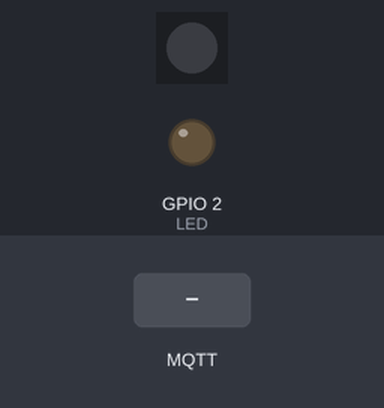
Bench run of a sketch on a simulated ESP32. Parts: 1 RGB LEDs in strip order, left to right, output pins drawn as LEDs (lit = HIGH). The inputs (shaded band) are chosen by the test bench. Dim RGB values are drawn brighter than linear; WiFi joins after 1.5 s; servers stay silent unless stated; no MQTT or app messages arrive unless stated; what the sketch prints to the serial monitor is not drawn.

Above: at 2.7 s.
2.8 s: MQTT message "2" arrives on the first subscribed topic
At 3.8 s:
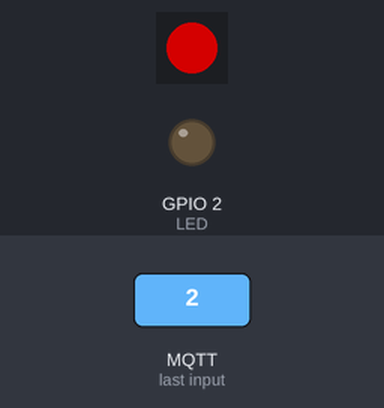
4.3 s: MQTT message "3" arrives on the first subscribed topic
At 4.9 s:
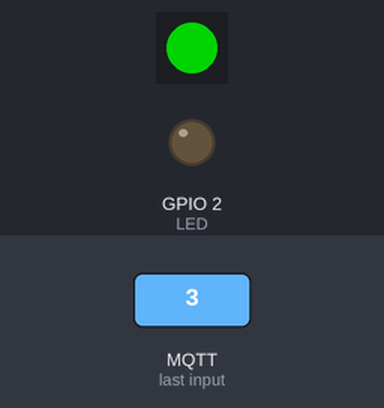
5.8 s: MQTT message "4" arrives on the first subscribed topic
At 6.1 s:
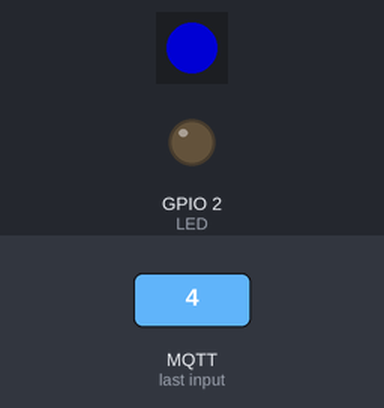
7.3 s: MQTT message "1" arrives on the first subscribed topic
At 8.4 s:
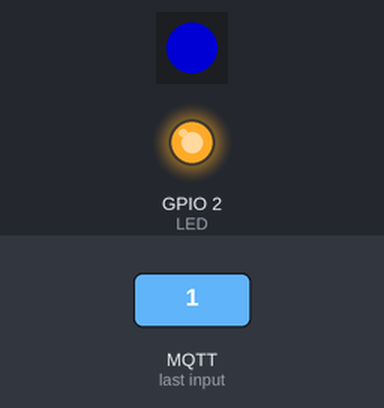
Timing chart, 0 to 9.8 s (numbered marks = the images above; inputs shaded):
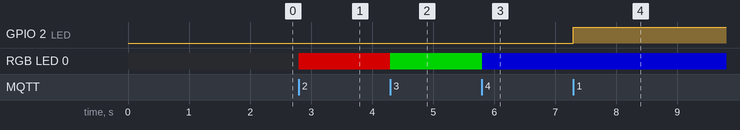

Measured:
- after the input at 2.8 s, RGB LED 0: off → RGB(128, 0, 0) at once
- after the input at 4.3 s, RGB LED 0: RGB(128, 0, 0) → RGB(0, 128, 0) at once
- after the input at 5.8 s, RGB LED 0: RGB(0, 128, 0) → RGB(0, 0, 128) at once
- after the input at 7.3 s, GPIO 2 (LED): LOW → HIGH at once

The sketch:

SMART_HOME_neo_pixel_Ws2812b_ota.ino
```cpp
// including libraries
#include <WiFi.h>
#include <PubSubClient.h>
#include <NeoPixelBus.h>

//OTA over the Air

#include <ESPmDNS.h>
#include <WiFiUdp.h>
#include <ArduinoOTA.h>


const uint16_t PixelCount = 1; // this example assumes 4 pixels, making it smaller will cause a failure
const uint8_t PixelPin = 4;  // make sure to set this to the correct pin, ignored for Esp8266

#define LED 2
#define colorSaturation 128

//Defining Pin for whic led is connected


//Defining MQTT Adafruit Keys
#define AIO_SERVER      "io.adafruit.com"
#define AIO_SERVERPORT  1883
#define AIO_USERNAME    "ankitkothari29"   // Change your key
#define AIO_KEY         "eaf8dc2d131e48b7b1d967b5f364fe15" // Change your key
#define AIO_FEED        "ankitkothari29/feeds/led"   // Change your key


//Defining WIFI Credentials
const char* ssid     = "ANKIT-Dlink_Network";
const char* password = "Compaq@8826";

WiFiClient espClient;
PubSubClient client(espClient);
NeoPixelBus<NeoGrbFeature, Neo800KbpsMethod> strip(PixelCount, PixelPin);


RgbColor red(colorSaturation, 0, 0);
RgbColor pink(colorSaturation, 0, colorSaturation);
RgbColor green(0, colorSaturation, 0);
RgbColor blue(0, 0, colorSaturation);
RgbColor white(colorSaturation);
RgbColor black(0);


void setup()  //Under Void setup code will be run only once.
{
  Serial.begin(115200); //To print the output in console 115200 is buad rate
  Serial.print("Welcome to Smart Home demo");


  pinMode(LED, OUTPUT);// Wheather the device is input / output

  Serial.print("Connecting to ");
  Serial.println(ssid);


  WiFi.begin(ssid, password);
   while (WiFi.status() != WL_CONNECTED) {   //untill WIFI not connected try agin with delay of 0.5 sec
    delay(500);
    Serial.print(".");   //print on the console
  }


    strip.Begin();
    strip.Show();

  digitalWrite(LED, LOW); //By default turninng off


  Serial.print("Connected");
  client.setServer(AIO_SERVER, 1883);
  client.setCallback(callback); // Call function


  //OTA


  ArduinoOTA.onStart([]() {
    String type;
    if (ArduinoOTA.getCommand() == U_FLASH)
      type = "sketch";
    else // U_SPIFFS
      type = "filesystem";

    // NOTE: if updating SPIFFS this would be the place to unmount SPIFFS using SPIFFS.end()
    Serial.println("Start updating " + type);
  });
  ArduinoOTA.onEnd([]() {
    Serial.println("\nEnd");
  });
  ArduinoOTA.onProgress([](unsigned int progress, unsigned int total) {
    Serial.printf("Progress: %u%%\r", (progress / (total / 100)));
  });
  ArduinoOTA.onError([](ota_error_t error) {
    Serial.printf("Error[%u]: ", error);
    if (error == OTA_AUTH_ERROR) Serial.println("Auth Failed");
    else if (error == OTA_BEGIN_ERROR) Serial.println("Begin Failed");
    else if (error == OTA_CONNECT_ERROR) Serial.println("Connect Failed");
    else if (error == OTA_RECEIVE_ERROR) Serial.println("Receive Failed");
    else if (error == OTA_END_ERROR) Serial.println("End Failed");
  });
  ArduinoOTA.begin();

}


void loop()    // Loop run Continously
{
  if (!client.connected()) { //! used for not - if mqtt client not connected try again (Call connection function)
    reconnect();
  }
  client.loop();  //if connected sync with server
    ArduinoOTA.handle();
}


void callback(char* topic, byte* payload, unsigned int length) { // Subscribe to the channel (Device name for which message is recieved)
  Serial.print("Message arrived [");
  Serial.print(topic);   //Print for which device msg is recieved
  Serial.print("] ");
  for (int i = 0; i < length; i++) { // read the whole message charcter by charcter
    char receivedChar = (char)payload[i];
    Serial.print(receivedChar);

//LED ON

    if (receivedChar == '1') {   //if state send is 0 then turn on led
      digitalWrite(LED, HIGH);
      Serial.print("led on");

  }


//LED OFF


    if (receivedChar == '0') {
     digitalWrite(LED, LOW);
      Serial.print("led off");

    }


//Neo Pixel led

   if (receivedChar == '2') {   //if state send is 0 then turn on led

   strip.SetPixelColor(0, red);
   Serial.println("RED LED on ...");
  strip.Show();
   }


   if (receivedChar == '3') {   //if state send is 0 then turn on led

   strip.SetPixelColor(0, green);
   Serial.println("green LED on ...");
  strip.Show();
   }


  if (receivedChar == '4') {   //if state send is 0 then turn on led

   strip.SetPixelColor(0, blue);
   Serial.println("blue LED on ...");
  strip.Show();
   }


  }
  Serial.println(); // print new line
}


void reconnect() {  // function to reconnect with mqtt
  while (!client.connected()) {
    Serial.print("Attempting MQTT connection...");
    if (client.connect("ESP32", AIO_USERNAME, AIO_KEY)) {
      Serial.println("connected");
      client.subscribe(AIO_FEED);
    } else {
      Serial.print("failed, rc=");
      Serial.print(client.state());
      Serial.println("try again in 5 seconds");
      delay(5000);
    }
  }
}
```
